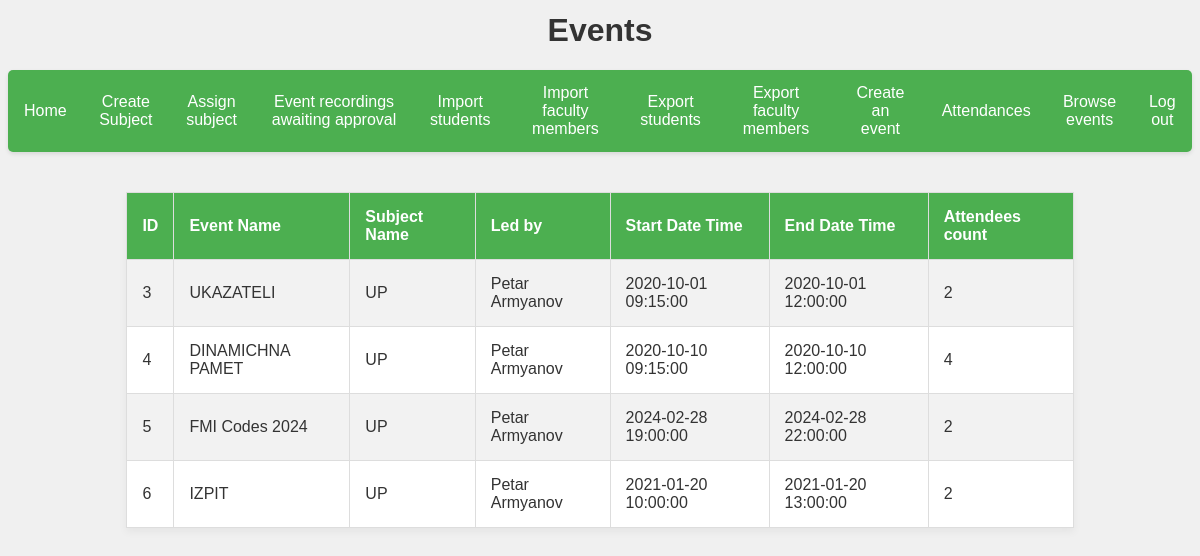
/events/events.php (signed in), run on the app's committed database.
### tables this page shows
CREATE TABLE `events` (
  `id` bigint(20) UNSIGNED NOT NULL,
  `fm_x_subject_id` bigint(20) UNSIGNED NOT NULL,
  `start_date_time` datetime DEFAULT NULL,
  `end_date_time` datetime DEFAULT NULL,
  `event_password` varchar(255) NOT NULL,
  `event_name` varchar(255) DEFAULT NULL
);

CREATE TABLE `subjects` (
  `id` bigint(20) UNSIGNED NOT NULL,
  `name` varchar(255) DEFAULT NULL
);

CREATE TABLE `users` (
  `id` bigint(20) UNSIGNED NOT NULL,
  `names` text NOT NULL,
  `email` text NOT NULL,
  `password` varchar(255) NOT NULL,
  `is_admin` tinyint(1) NOT NULL
);

### events/event.php (called while the page is built, shortened)
<?php
class Event
{
    private $connection;
    private $table_name = "events";
    public function __construct($db)
    {
        $this->connection = $db;
    }
    public function getAllEvents()
    {
        $query = "SELECT e.*, s.name AS subject_name, u.names AS faculty_member_name FROM " . $this->table_name . " e
                  JOIN fm_x_subject fmx ON e.fm_x_subject_id = fmx.id
                  JOIN subjects s ON fmx.subject_id = s.id
                  JOIN faculty_members fm ON fmx.fm_id = fm.fm_id
                  JOIN users u ON fm.user_id = u.id";
        $statement = $this->connection->prepare($query);
        try {
            $statement->execute();
            return $statement->fetchAll(PDO::FETCH_ASSOC);
        } catch (PDOException $e) {
            echo "Error getting all events: " . $e->getMessage();
            return null;
        }
    }
}

### attendance/attendance.php (called while the page is built, shortened)
<?php
class Attendance
{
    private $connection;
    private $table_name = "attendances";
    public function __construct($db)
    {
        $this->connection = $db;
    }
    public function getAttendancesByEventId($eventId)
    {
        $query = "SELECT COUNT(*) as attendance_count FROM " . $this->table_name . " WHERE event_id = :event_id";
        $statement = $this->connection->prepare($query);
        $statement->bindParam(":event_id", $eventId);
        try {
            $statement->execute();
            $result = $statement->fetch(PDO::FETCH_ASSOC);
            return ($result !== false) ? (int)$result['attendance_count'] : 0;
        } catch (PDOException $e) {
            echo "Error getting attendace entries for event : " . $e->getMessage();
            return null;
        }
    }
}

### events/events.php (the view, shortened to what this page needs)
<!DOCTYPE html>
<html lang="en">
<head>
    <link rel="stylesheet" type="text/css" href="../styles/common.css">
    <link rel="stylesheet" type="text/css" href="../styles/subjects.css">
    <link rel="stylesheet" type="text/css" href="../styles/navbar.css" />
</head>
<body>
    <?php
    require_once("event.php");
    require_once("../attendance/attendance.php");
    $db = new Db();
    $connection = $db->getConnection();
    $event = new Event($connection);
    $events = $event->getAllEvents();
    $attendance = new Attendance($connection);
    ?>
    <h1>Events</h1>
    <?php include_once("../navbar/navbar.php"); ?>
    <?php
    if ($events) {
    ?>
        <table>
            <thead>
                <tr>
                    <th>ID</th>
                    <th>Event Name</th>
                    <th>Subject Name</th>
                    <th>Led by</th>
                    <th>Start Date Time</th>
                    <th>End Date Time</th>
                    <th>Attendees count</th>
                </tr>
            </thead>
            <tbody>
                <?php
                foreach ($events as $event) {
                    echo "<tr class='clickable-row' data-href='event_view.php?event_id={$event['id']}'>";
                    echo "<td>{$event['id']}</td>";
                    echo "<td>{$event['event_name']}</td>";
                    echo "<td>{$event['subject_name']}</td>";
                    echo "<td>{$event['faculty_member_name']}</td>";
                    echo "<td>{$event['start_date_time']}</td>";
                    echo "<td>{$event['end_date_time']}</td>";
                    echo "<td>{$attendance->getAttendancesByEventId($event['id'])}</td>";
                    echo "</tr>";
                }
                ?>
            </tbody>
        </table>
    <?php
    } else {
        echo '<p class="no-results">No events available.</p>';
    }
    ?>
</body>
</html>

### styles/common.css (style rules this page uses)
body { background-color: #f0f0f0; font-family: 'Lucida Sans', sans-serif; color: #333; }
h1 { color: #333; text-align: center; margin-top:1%; }

### styles/subjects.css (style rules this page uses)
table { width: 80%; margin: 40px auto; border-collapse: collapse; box-shadow: 0 4px 8px rgba(0, 0, 0, 0.05); background-color: #fff; }
th, td { padding: 15px; border: 1px solid #ddd; text-align: left; }
th { background-color: #4CAF50; color: #fff; }
tbody tr:nth-child(odd) { background-color: #f2f2f2; }

### data on the page
events: id "3", event_name "UKAZATELI", subjects.name "UP", users.names "Petar Armyanov", start_date_time "2020-10-01 09:15:00", end_date_time "2020-10-01 12:00:00", AttendancesByEventId "2"
events: id "4", event_name "DINAMICHNA PAMET", subjects.name "UP", users.names "Petar Armyanov", start_date_time "2020-10-10 09:15:00", end_date_time "2020-10-10 12:00:00"
events: id "5", event_name "FMI Codes 2024", subjects.name "UP", users.names "Petar Armyanov", start_date_time "2024-02-28 19:00:00", end_date_time "2024-02-28 22:00:00", AttendancesByEventId "2"
events: id "6", event_name "IZPIT", subjects.name "UP", users.names "Petar Armyanov", start_date_time "2021-01-20 10:00:00", end_date_time "2021-01-20 13:00:00", AttendancesByEventId "2"
